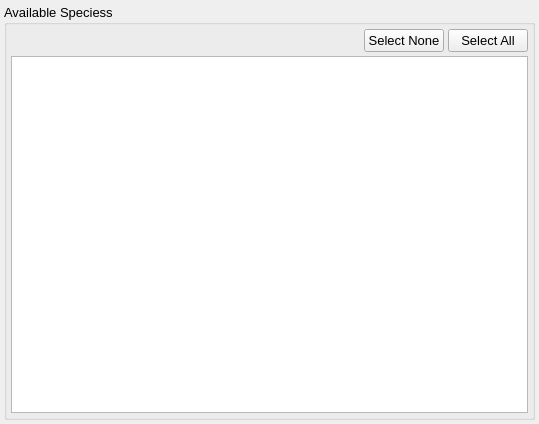
<?xml version="1.0" encoding="UTF-8"?>
<ui version="4.0">
 <class>SelectSpeciesWidget</class>
 <widget class="QWidget" name="SelectSpeciesWidget">
  <property name="windowModality">
   <enum>Qt::ApplicationModal</enum>
  </property>
  <property name="geometry">
   <rect>
    <x>0</x>
    <y>0</y>
    <width>539</width>
    <height>424</height>
   </rect>
  </property>
  <property name="font">
   <font>
    <pointsize>10</pointsize>
   </font>
  </property>
  <property name="windowTitle">
   <string>Select Species</string>
  </property>
  <layout class="QVBoxLayout" name="verticalLayout_3">
   <property name="spacing">
    <number>4</number>
   </property>
   <property name="leftMargin">
    <number>4</number>
   </property>
   <property name="topMargin">
    <number>4</number>
   </property>
   <property name="rightMargin">
    <number>4</number>
   </property>
   <property name="bottomMargin">
    <number>4</number>
   </property>
   <item>
    <widget class="QGroupBox" name="SpeciesGroup">
     <property name="title">
      <string>Available Speciess</string>
     </property>
     <layout class="QVBoxLayout" name="verticalLayout">
      <property name="spacing">
       <number>4</number>
      </property>
      <property name="leftMargin">
       <number>4</number>
      </property>
      <property name="topMargin">
       <number>4</number>
      </property>
      <property name="rightMargin">
       <number>4</number>
      </property>
      <property name="bottomMargin">
       <number>4</number>
      </property>
      <item>
       <widget class="QWidget" name="SelectionControls" native="true">
        <layout class="QHBoxLayout" name="horizontalLayout">
         <property name="spacing">
          <number>4</number>
         </property>
         <property name="leftMargin">
          <number>0</number>
         </property>
         <property name="topMargin">
          <number>0</number>
         </property>
         <property name="rightMargin">
          <number>0</number>
         </property>
         <property name="bottomMargin">
          <number>0</number>
         </property>
         <item>
          <spacer name="horizontalSpacer">
           <property name="orientation">
            <enum>Qt::Horizontal</enum>
           </property>
           <property name="sizeHint" stdset="0">
            <size>
             <width>40</width>
             <height>20</height>
            </size>
           </property>
          </spacer>
         </item>
         <item>
          <widget class="QPushButton" name="SelectNoneButton">
           <property name="text">
            <string>Select None</string>
           </property>
          </widget>
         </item>
         <item>
          <widget class="QPushButton" name="SelectAllButton">
           <property name="text">
            <string>Select All</string>
           </property>
          </widget>
         </item>
        </layout>
       </widget>
      </item>
      <item>
       <widget class="QListView" name="SpeciesList">
        <property name="maximumSize">
         <size>
          <width>16777215</width>
          <height>16777215</height>
         </size>
        </property>
       </widget>
      </item>
     </layout>
    </widget>
   </item>
  </layout>
 </widget>
 <resources>
  <include location="main.qrc"/>
 </resources>
 <connections/>
</ui>
